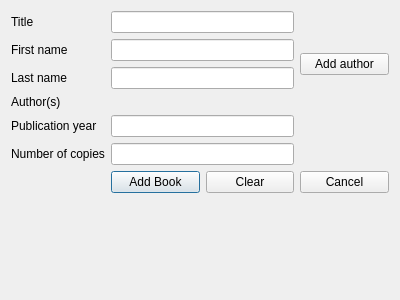
<?xml version="1.0" encoding="UTF-8"?>
<ui version="4.0">
 <class>AddBookDialog</class>
 <widget class="QDialog" name="AddBookDialog">
  <property name="geometry">
   <rect>
    <x>0</x>
    <y>0</y>
    <width>400</width>
    <height>300</height>
   </rect>
  </property>
  <property name="sizePolicy">
   <sizepolicy hsizetype="Preferred" vsizetype="MinimumExpanding">
    <horstretch>0</horstretch>
    <verstretch>0</verstretch>
   </sizepolicy>
  </property>
  <property name="windowTitle">
   <string>Dialog</string>
  </property>
  <layout class="QVBoxLayout" name="verticalLayout">
   <item>
    <layout class="QGridLayout" name="gridLayout" rowstretch="0,0,0,2,0,0,0">
     <item row="6" column="1">
      <widget class="QPushButton" name="addBookButton">
       <property name="text">
        <string>Add Book</string>
       </property>
      </widget>
     </item>
     <item row="5" column="0">
      <widget class="QLabel" name="copiesLabel">
       <property name="text">
        <string>Number of copies</string>
       </property>
      </widget>
     </item>
     <item row="4" column="0">
      <widget class="QLabel" name="publicationLabel">
       <property name="text">
        <string>Publication year</string>
       </property>
      </widget>
     </item>
     <item row="0" column="0">
      <widget class="QLabel" name="titleLabel">
       <property name="text">
        <string>Title</string>
       </property>
      </widget>
     </item>
     <item row="3" column="0">
      <widget class="QLabel" name="authorsLabel">
       <property name="sizePolicy">
        <sizepolicy hsizetype="Preferred" vsizetype="MinimumExpanding">
         <horstretch>0</horstretch>
         <verstretch>1</verstretch>
        </sizepolicy>
       </property>
       <property name="text">
        <string>Author(s)</string>
       </property>
      </widget>
     </item>
     <item row="2" column="0">
      <widget class="QLabel" name="LastNameLabel">
       <property name="text">
        <string>Last name</string>
       </property>
      </widget>
     </item>
     <item row="1" column="0">
      <widget class="QLabel" name="firstNameLabel">
       <property name="text">
        <string>First name</string>
       </property>
      </widget>
     </item>
     <item row="1" column="4" rowspan="2">
      <widget class="QPushButton" name="addAuthorButton">
       <property name="text">
        <string>Add author</string>
       </property>
      </widget>
     </item>
     <item row="6" column="4">
      <widget class="QPushButton" name="cancelButton">
       <property name="text">
        <string>Cancel</string>
       </property>
      </widget>
     </item>
     <item row="4" column="1" colspan="2">
      <widget class="QLineEdit" name="publicationEdit"/>
     </item>
     <item row="6" column="2">
      <widget class="QPushButton" name="clearButton">
       <property name="text">
        <string>Clear</string>
       </property>
      </widget>
     </item>
     <item row="2" column="1" colspan="2">
      <widget class="QLineEdit" name="LastNameEdit"/>
     </item>
     <item row="1" column="1" colspan="2">
      <widget class="QLineEdit" name="firstNameEdit"/>
     </item>
     <item row="0" column="1" colspan="2">
      <widget class="QLineEdit" name="titleEdit"/>
     </item>
     <item row="3" column="1" colspan="2">
      <widget class="QLabel" name="authorsListLabel">
       <property name="sizePolicy">
        <sizepolicy hsizetype="Preferred" vsizetype="MinimumExpanding">
         <horstretch>0</horstretch>
         <verstretch>1</verstretch>
        </sizepolicy>
       </property>
       <property name="text">
        <string/>
       </property>
      </widget>
     </item>
     <item row="5" column="1" colspan="2">
      <widget class="QLineEdit" name="copiesEdit"/>
     </item>
    </layout>
   </item>
   <item>
    <spacer name="verticalSpacer">
     <property name="orientation">
      <enum>Qt::Vertical</enum>
     </property>
     <property name="sizeHint" stdset="0">
      <size>
       <width>20</width>
       <height>40</height>
      </size>
     </property>
    </spacer>
   </item>
  </layout>
 </widget>
 <tabstops>
  <tabstop>titleEdit</tabstop>
  <tabstop>firstNameEdit</tabstop>
  <tabstop>LastNameEdit</tabstop>
  <tabstop>addAuthorButton</tabstop>
  <tabstop>publicationEdit</tabstop>
  <tabstop>copiesEdit</tabstop>
  <tabstop>addBookButton</tabstop>
  <tabstop>clearButton</tabstop>
  <tabstop>cancelButton</tabstop>
 </tabstops>
 <resources/>
 <connections/>
</ui>
